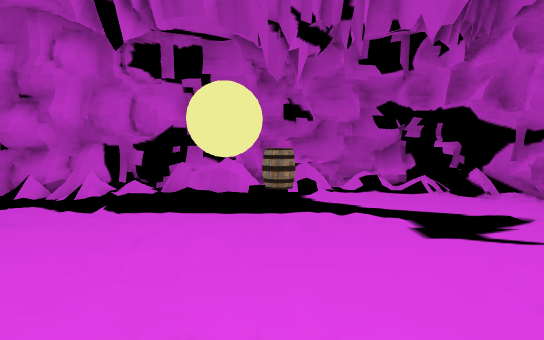
View 1 (above)

12 first-person views from a walk through a scene from a Unity 3-D project. The camera is 1.4 m above the floor, tilts 4° down and sees 70° across. The floor is counted in squares, 1 m on a side. Each view is taken from the middle of a square. On the plan, view 1 faces up. The plan holds only what a view shows up to about 16 squares ahead; the rest is blank. The place goes on beyond the plan.

View 2
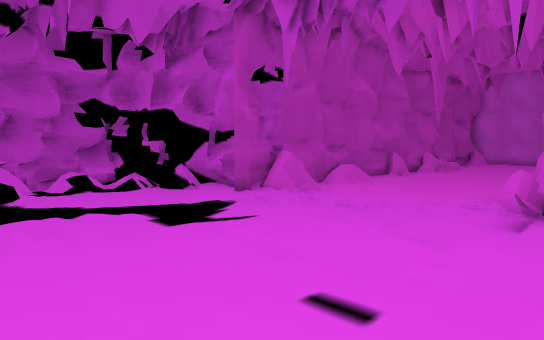

View 3
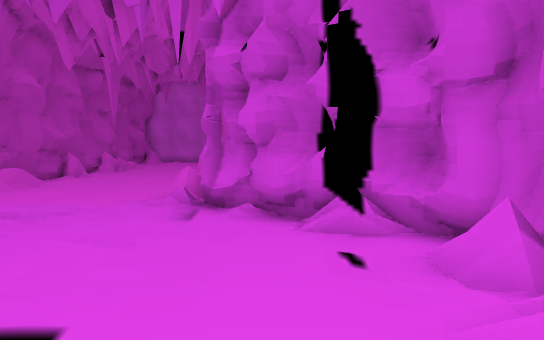

View 4
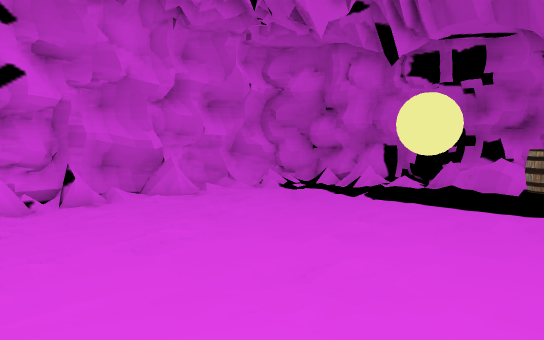

View 5
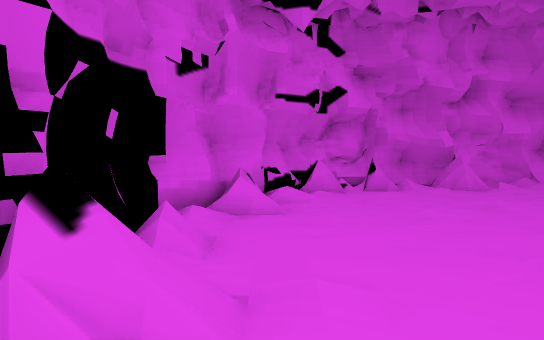

View 6
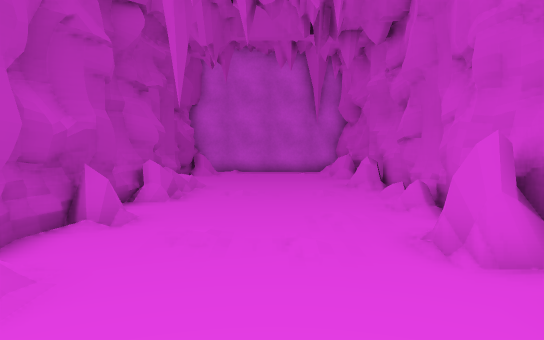

View 7
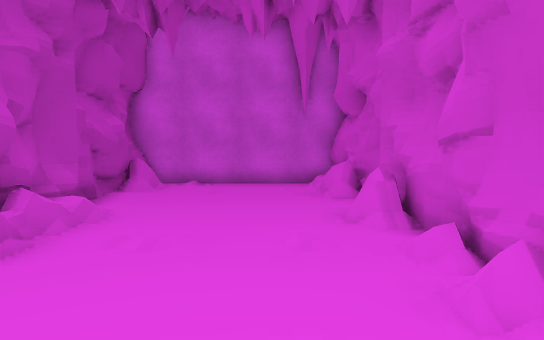

View 8
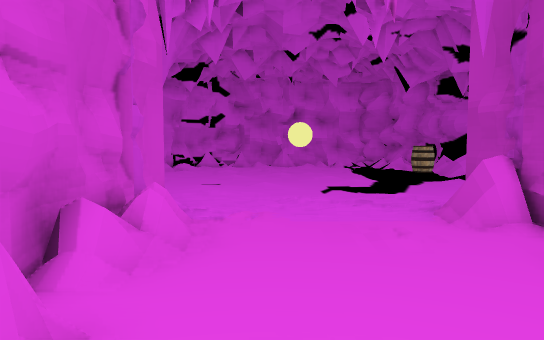

View 9
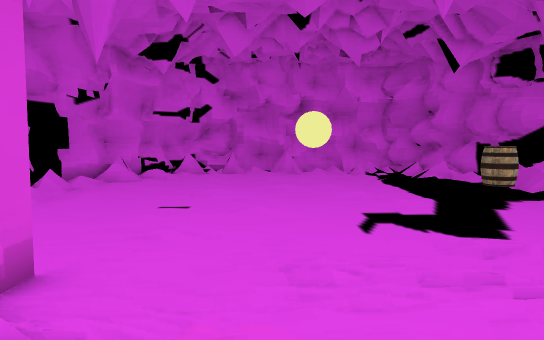

View 10
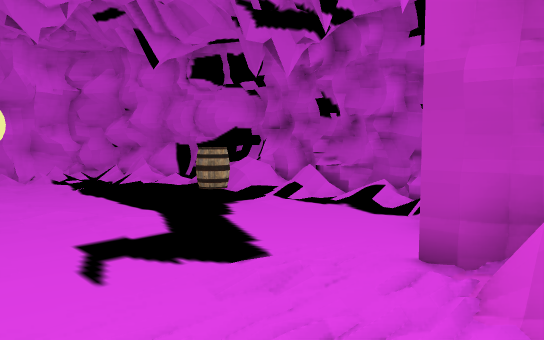

View 11
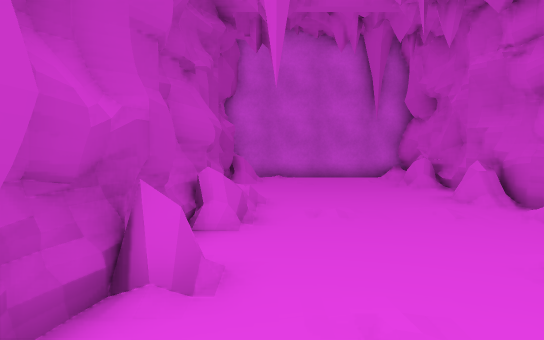

View 12
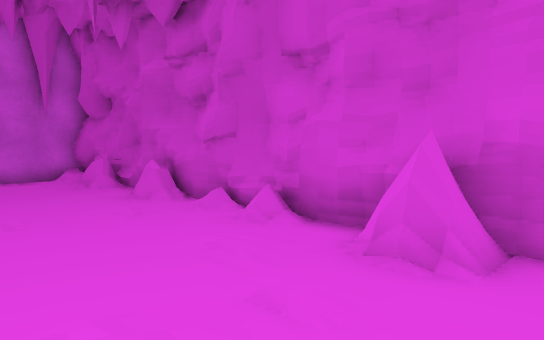

### Floor plan
Key: @ floor where view 1 was taken; # wall or solid block; . main floor; : floor 0.25 m higher than the main floor; / step, stairs or slope; = window, fence, low wall or low ledge; ^ raised ledge; O other object.
Columns run from 9 left of view 1 to 27 right of it. Each row starts with its distance up from view 1.
 14       ######
 13      ###=.#####
 12    ###=O=.O.//##
 11   ##=/........ ##
 10   ##=/   O...../#
  9  ##.      ......#####################
  8  =#./...........=^.////.=..=##=...#=#
  7  #............/.....................#
  6  #......./..........................#
  5 ##=.................................#
  4 ##/.................................#
  3 #/................//..=.............#
  2 ##./.............#=//.##.#//.==./=###
  1 ##=............#####################
  0  ##//./..@.....##
 -1   ###:........=#
 -2     ##///.O.=.=#
 -3      ###########

Where each view was taken, in squares from view 1:
view 1: 0 up, 0 right, facing up
view 2: 0 up, 1 left, facing up-right
view 3: 0 up, 1 left, facing right
view 4: 1 down, 2 right, facing up-left
view 5: 1 down, 4 right, facing left
view 6: 5 up, 8 right, facing right
view 7: 4 up, 13 right, facing right
view 8: 4 up, 15 right, facing left
view 9: 4 up, 10 right, facing left
view 10: 4 up, 8 right, facing up-left
view 11: 7 up, 11 right, facing right
view 12: 7 up, 11 right, facing down-right
